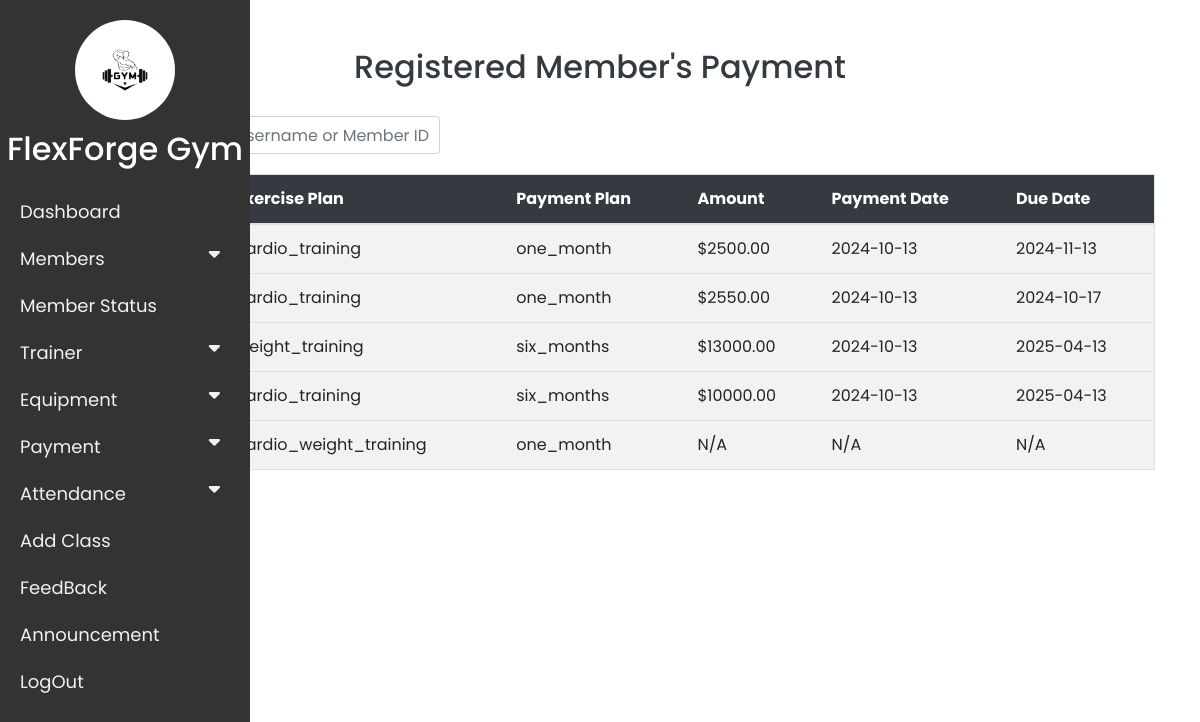
The app's page /admin/view_payment.php with its own data.
### tables this page shows
CREATE TABLE IF NOT EXISTS `payments` (
  `payment_id` int NOT NULL AUTO_INCREMENT,
  `member_id` int DEFAULT NULL,
  `training_type` varchar(50) DEFAULT NULL,
  `period` varchar(20) DEFAULT NULL,
  `amount` decimal(10,2) DEFAULT NULL,
  `payment_date` date DEFAULT NULL,
  `due_date` date NOT NULL,
  `payment_status` varchar(10) DEFAULT NULL,
  PRIMARY KEY (`payment_id`),
  KEY `member_id` (`member_id`)
);

CREATE TABLE IF NOT EXISTS `memberregister` (
  `member_id` int NOT NULL AUTO_INCREMENT,
  `fullname` varchar(255) DEFAULT NULL,
  `username` varchar(255) DEFAULT NULL,
  `password` varchar(255) DEFAULT NULL,
  `dob` date DEFAULT NULL,
  `gender` varchar(10) DEFAULT NULL,
  `registration_date` date DEFAULT NULL,
  `contact` varchar(15) DEFAULT NULL,
  `email` varchar(255) DEFAULT NULL,
  `address` text,
  `exercise_plan` varchar(255) DEFAULT NULL,
  `payment_plan` varchar(255) DEFAULT NULL,
  PRIMARY KEY (`member_id`)
);

### admin/view_payment.php (the view, shortened to what this page needs)
<?php
include 'dashboard.php';
include '../Components/DatabaseConnection.php';
$query = "
    SELECT
        m.member_id,
        m.username,
        m.exercise_plan,
        m.payment_plan,
        p.amount,
        p.payment_date,
        p.due_date
    FROM
        memberregister AS m
    LEFT JOIN
        payments AS p ON m.member_id = p.member_id
";
$result = $conn->query($query);
?>
<!DOCTYPE html>
<html lang="en">
<head>
    <link rel="stylesheet" href="https://stackpath.bootstrapcdn.com/bootstrap/4.5.2/css/bootstrap.min.css">
    <link rel="stylesheet" href="../css/font.css">
</head>
<body>
    <div class="container mt-5">
        <h2 class="text-center">Registered Member's Payment</h2>
        <div class="form-group row search-container">
            <label for="search" class="col-sm-1 col-form-label">Search:</label>
            <div class="col-sm-11">
                <input type="text" class="form-control" id="search" placeholder="Search by Username or Member ID">
            </div>
        </div>
        <table class="table table-striped">
            <thead>
                <tr>
                    <th>#</th>
                    <th>Member</th>
                    <th>Exercise Plan</th>
                    <th>Payment Plan</th>
                    <th>Amount</th>
                    <th>Payment Date</th>
                    <th>Due Date</th>
                </tr>
            </thead>
            <tbody id="memberTable">
                <?php
                if ($result->num_rows > 0) {
                    while($row = $result->fetch_assoc()) {
                        echo "<tr>";
                        echo "<td>" . $row['member_id'] . "</td>";
                        echo "<td>" . $row['username'] . "</td>";
                        echo "<td>" . $row['exercise_plan'] . "</td>";
                        echo "<td>" . $row['payment_plan'] . "</td>";
                        echo "<td>" . ($row['amount'] ? '$' . $row['amount'] : 'N/A') . "</td>";
                        echo "<td>" . ($row['payment_date'] ? $row['payment_date'] : 'N/A') . "</td>";
                        echo "<td>" . ($row['due_date'] ? $row['due_date'] : 'N/A') . "</td>";
                        echo "</tr>";
                    }
                } else {
                    echo "<tr><td colspan='7' class='text-center'>No members found</td></tr>";
                }
                ?>
            </tbody>
        </table>
    </div>
</body>
</html>

### css/dashboard.css (style rules this page uses)
* { font-family: "Poppins", sans-serif; margin: 0; padding: 0; }
body { padding-left: 200px; }

### admin/dashboard.php (style rules this page uses)
body { font-family: 'Poppins', sans-serif; margin: 0; padding: 0; background-color: #f0f0f0; }

### admin/view_payment.php (style rules this page uses)
.container { margin-top: 50px; }
h2 { margin-bottom: 30px; color: #343a40; }
.form-group { margin-bottom: 20px; }
.table { border: 1px solid #dee2e6; }
th { background-color: #343a40; color: white; padding: 12px; }
td { padding: 12px; vertical-align: middle; }
tbody tr:nth-child(even) { background-color: #f2f2f2; }
.search-container { margin-bottom: 20px; }
.search-container input { padding: 10px; border: 1px solid #ced4da; border-radius: 4px; width: 300px; }

### records on screen
payments: member.exercise_plan "cardio_training", member.payment_plan "one_month", amount "2500.00", payment_date "2024-10-13", due_date "2024-11-13"
payments: member.exercise_plan "cardio_training", member.payment_plan "one_month", amount "2550.00", payment_date "2024-10-13", due_date "2024-10-17"
payments: member.exercise_plan "weight_training", member.payment_plan "six_months", amount "13000.00", payment_date "2024-10-13", due_date "2025-04-13"
payments: member.exercise_plan "cardio_training", member.payment_plan "six_months", amount "10000.00", payment_date "2024-10-13", due_date "2025-04-13"
memberregister: exercise_plan "cardio_weight_training", payment_plan "one_month", shows "N/A"
